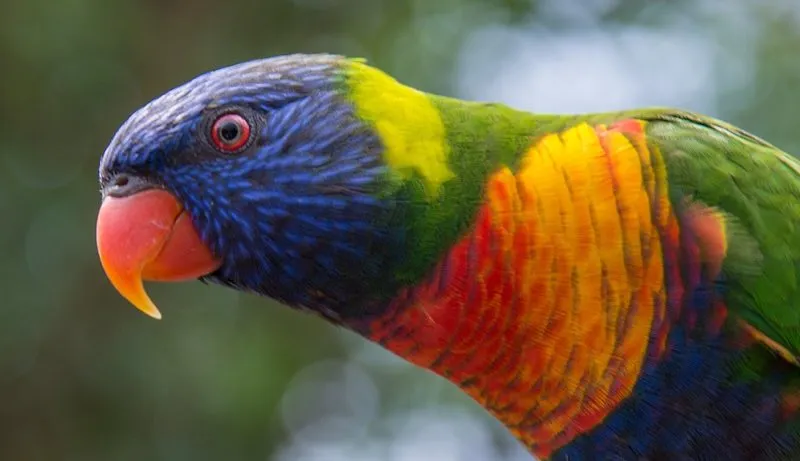
#> input picture parrot.webp, 800 x 461 px, found by its file name
$ python rgbchannel.py
#> lines starting #> are read from the running program, lines starting #| are printed output that depends on the picture; after the words box and inside, x2 and y2 are one past the last pixel; in counts of white or black regions, pixels touching at a corner belong together

import numpy as np
import cv2

img = cv2.imread('parrot.webp')
#> img is the input picture: shape (461, 800, 3); mean B, G, R 67.4, 92.3, 102.2
cv2.imshow('Original Image', img)
cv2.waitKey(0)
#g i.e green parts
hsv = cv2.cvtColor(img, cv2.COLOR_BGR2HSV)
#> hsv: shape (461, 800, 3); mean H, S, V 60.4, 123, 118.1
lower = np.array([40, 0, 55])
upper = np.array([100, 255, 255])
mask = cv2.inRange(hsv, lower, upper)
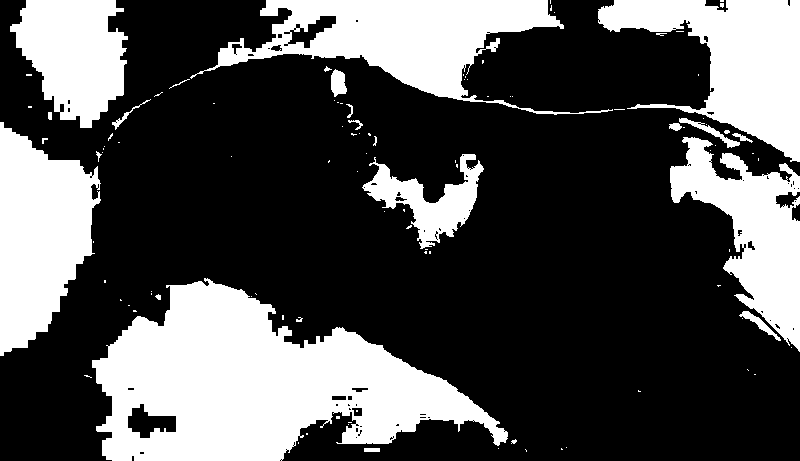
#> mask: shape (461, 800); 32.3% white; 106 white regions (82 under 20 px), largest, box (x1, y1, x2, y2) and area: (92, 278, 508, 461) 41593, (190, 0, 613, 115) 17444, (598, 0, 800, 162) 15959
result = cv2.bitwise_and(img, img, mask=mask)

cv2.imshow('result', result)
cv2.waitKey(0)

image = result.copy()
new_image = image.copy()
gray = cv2.cvtColor(image, cv2.COLOR_BGR2GRAY)
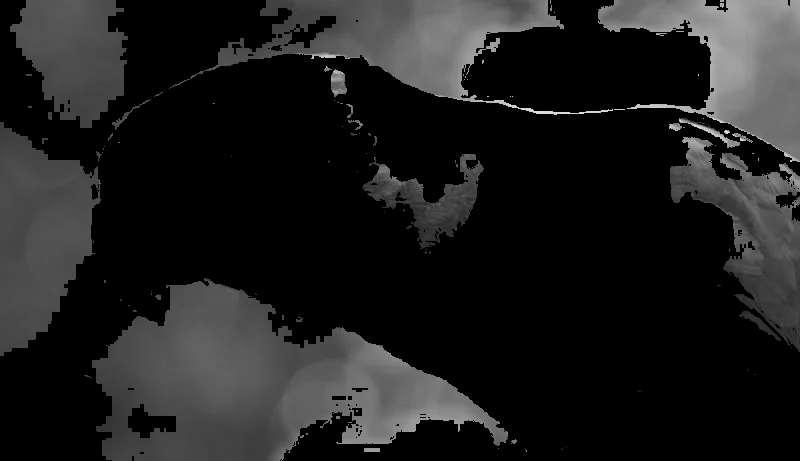
#> gray: shape (461, 800); min 0, max 236, mean 30.3

cv2.imshow('Gray image', gray)
cv2.waitKey(0)
cv2.destroyAllWindows()

# Convert the grayscale image to binary
ret, binary = cv2.threshold(gray, 100, 255,  cv2.THRESH_OTSU)
#> ret = 47
cv2.imshow('Binary image', binary)
cv2.waitKey(0)
cv2.destroyAllWindows()

# To detect object contours, we want a black background and a white
# foreground, so we invert the image (i.e. 255 - pixel value)
inverted_binary = ~binary
#> inverted_binary: shape (461, 800); 67.9% white; 112 black regions (86 under 20 px)
cv2.imshow('Inverted binary image', inverted_binary)
cv2.waitKey(0)
cv2.destroyAllWindows()

# Find the contours on the inverted binary image, and store them in a list
# Contours are drawn around white blobs.
# hierarchy variable contains info on the relationship between the contours
contours, hierarchy = cv2.findContours(inverted_binary,cv2.RETR_TREE,cv2.CHAIN_APPROX_SIMPLE)
#> contours = 235 contours, 190 with area under 20; largest, box (x1, y1, x2, y2) and area: (0, 0, 800, 461) 250916, (361, 153, 485, 248) 4377, (128, 404, 176, 438) 824, (284, 16, 336, 48) 577, (678, 117, 741, 149) 410

# Draw the contours (in red) on the original image and display the result
# Input color code is in BGR (blue, green, red) format
# -1 means to draw all contours
with_contours = cv2.drawContours(image, contours, -1,(255,0,255),3)
cv2.imshow('Detected contours', with_contours)
cv2.waitKey(0)
cv2.destroyAllWindows()

#for b i.e blue
hsv = cv2.cvtColor(img, cv2.COLOR_BGR2HSV)
lower = np.array([110,50,50])
upper= np.array([130,255,255])
mask = cv2.inRange(hsv, lower, upper)
#> mask: shape (461, 800); 9.2% white; 104 white regions (80 under 20 px), largest, box (x1, y1, x2, y2) and area: (98, 68, 377, 281) 27912, (667, 336, 719, 396) 1271, (628, 380, 664, 455) 1126
result = cv2.bitwise_and(img, img, mask=mask)

cv2.imshow('result', result)
cv2.waitKey(0)

image = result.copy()
new_image = image.copy()
gray = cv2.cvtColor(image, cv2.COLOR_BGR2GRAY)

cv2.imshow('Gray image', gray)
cv2.waitKey(0)
cv2.destroyAllWindows()

# Convert the grayscale image to binary
ret, binary = cv2.threshold(gray, 100, 255,  cv2.THRESH_OTSU)
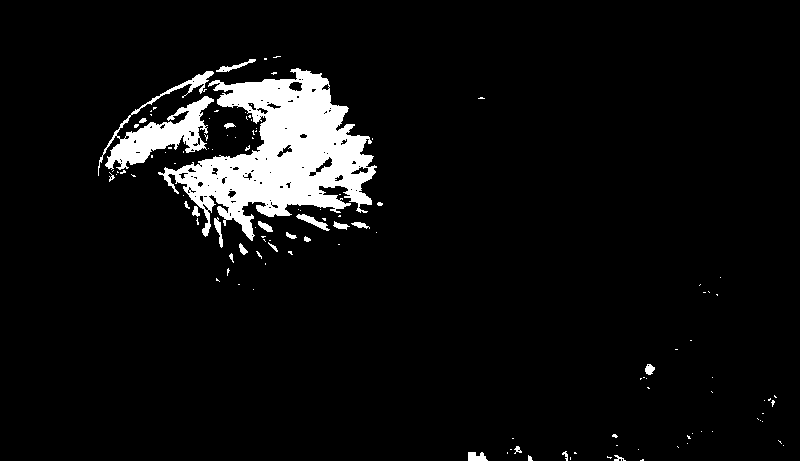
#> binary: shape (461, 800); 6.1% white; 121 white regions (97 under 20 px), largest, box (x1, y1, x2, y2) and area: (158, 68, 377, 241) 16978, (98, 71, 214, 176) 3562, (296, 214, 330, 231) 190
#> ret = 41
cv2.imshow('Binary image', binary)
cv2.waitKey(0)
cv2.destroyAllWindows()

# To detect object contours, we want a black background and a white
# foreground, so we invert the image (i.e. 255 - pixel value)
inverted_binary = ~binary
#> inverted_binary: shape (461, 800); 93.9% white; 121 black regions (97 under 20 px)
cv2.imshow('Inverted binary image', inverted_binary)
cv2.waitKey(0)
cv2.destroyAllWindows()

# Find the contours on the inverted binary image, and store them in a list
# Contours are drawn around white blobs.
# hierarchy variable contains info on the relationship between the contours
contours, hierarchy = cv2.findContours(inverted_binary,cv2.RETR_TREE,cv2.CHAIN_APPROX_SIMPLE)
#> contours = 249 contours, 210 with area under 20; largest, box (x1, y1, x2, y2) and area: (0, 0, 800, 461) 367274, (157, 67, 378, 242) 18510, (104, 95, 215, 171) 3227, (130, 70, 215, 116) 564, (295, 213, 331, 232) 227

# Draw the contours (in red) on the original image and display the result
# Input color code is in BGR (blue, green, red) format
# -1 means to draw all contours
with_contours = cv2.drawContours(image, contours, -1,(255,0,255),3)
cv2.imshow('Detected contours', with_contours)
cv2.waitKey(0)
cv2.destroyAllWindows()

image = result.copy()
new_image = image.copy()
gray = cv2.cvtColor(image, cv2.COLOR_BGR2GRAY)

cv2.imshow('Gray image', gray)
cv2.waitKey(0)
cv2.destroyAllWindows()

# Convert the grayscale image to binary
ret, binary = cv2.threshold(gray, 100, 255,  cv2.THRESH_OTSU)
cv2.imshow('Binary image', binary)
cv2.waitKey(0)
cv2.destroyAllWindows()

# To detect object contours, we want a black background and a white
# foreground, so we invert the image (i.e. 255 - pixel value)
inverted_binary = ~binary
cv2.imshow('Inverted binary image', inverted_binary)
cv2.waitKey(0)
cv2.destroyAllWindows()

# Find the contours on the inverted binary image, and store them in a list
# Contours are drawn around white blobs.
# hierarchy variable contains info on the relationship between the contours
contours, hierarchy = cv2.findContours(inverted_binary,cv2.RETR_TREE,cv2.CHAIN_APPROX_SIMPLE)

# Draw the contours (in red) on the original image and display the result
# Input color code is in BGR (blue, green, red) format
# -1 means to draw all contours
with_contours = cv2.drawContours(image, contours, -1,(255,0,255),3)
cv2.imshow('Detected contours', with_contours)
cv2.waitKey(0)
cv2.destroyAllWindows()

#for r i.e red
hsv = cv2.cvtColor(img, cv2.COLOR_BGR2HSV)
lower = np.array([0,50,50])
upper= np.array([30,255,255])
mask = cv2.inRange(hsv, lower, upper)
#> mask: shape (461, 800); 25.4% white; 60 white regions (36 under 20 px), largest, box (x1, y1, x2, y2) and area: (384, 109, 729, 461) 64601, (76, 185, 220, 322) 9947, (347, 63, 444, 184) 5820
result = cv2.bitwise_and(img, img, mask=mask)
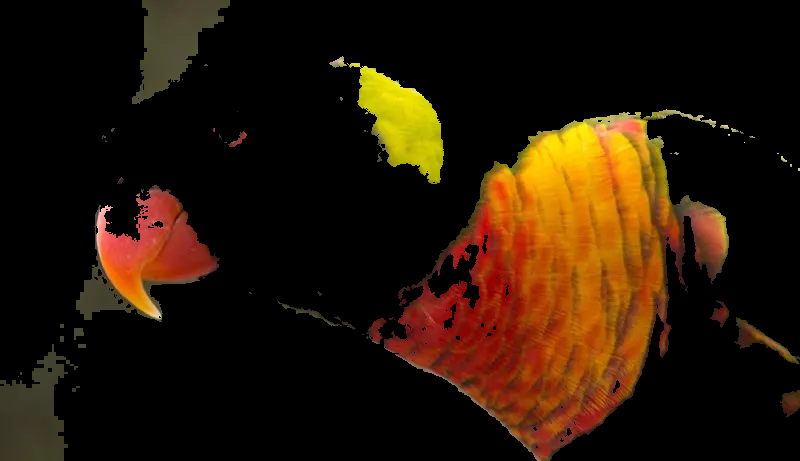
#> result: shape (461, 800, 3); mean B, G, R 5.7, 22, 39.5

cv2.imshow('result', result)
cv2.waitKey(0)

image = result.copy()
new_image = image.copy()
gray = cv2.cvtColor(image, cv2.COLOR_BGR2GRAY)
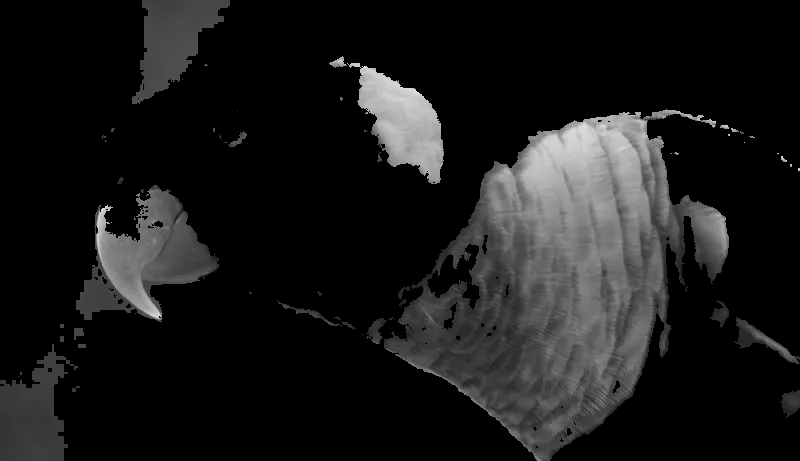
#> gray: shape (461, 800); min 0, max 236, mean 25.4

cv2.imshow('Gray image', gray)
cv2.waitKey(0)
cv2.destroyAllWindows()

# Convert the grayscale image to binary
ret, binary = cv2.threshold(gray, 100, 255,  cv2.THRESH_OTSU)
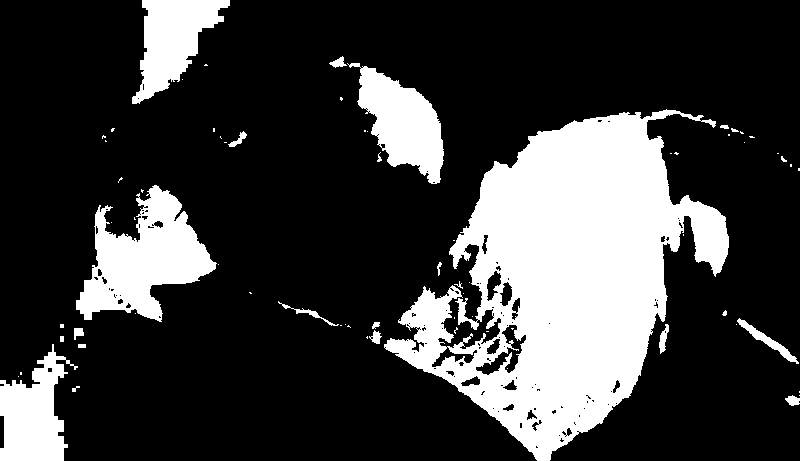
#> binary: shape (461, 800); 23.6% white; 71 white regions (47 under 20 px), largest, box (x1, y1, x2, y2) and area: (384, 109, 729, 461) 59055, (76, 185, 217, 322) 9778, (347, 63, 444, 184) 5820
#> ret = 52
cv2.imshow('Binary image', binary)
cv2.waitKey(0)
cv2.destroyAllWindows()

# To detect object contours, we want a black background and a white
# foreground, so we invert the image (i.e. 255 - pixel value)
inverted_binary = ~binary
#> inverted_binary: shape (461, 800); 76.4% white; 71 black regions (47 under 20 px)
cv2.imshow('Inverted binary image', inverted_binary)
cv2.waitKey(0)
cv2.destroyAllWindows()

# Find the contours on the inverted binary image, and store them in a list
# Contours are drawn around white blobs.
# hierarchy variable contains info on the relationship between the contours
contours, hierarchy = cv2.findContours(inverted_binary,cv2.RETR_TREE,cv2.CHAIN_APPROX_SIMPLE)
#> contours = 217 contours, 174 with area under 20; largest, box (x1, y1, x2, y2) and area: (0, 0, 800, 461) 294785, (75, 184, 218, 323) 10303, (356, 65, 445, 185) 5958, (476, 325, 526, 375) 646, (736, 317, 800, 365) 576

# Draw the contours (in red) on the original image and display the result
# Input color code is in BGR (blue, green, red) format
# -1 means to draw all contours
with_contours = cv2.drawContours(image, contours, -1,(255,0,255),3)
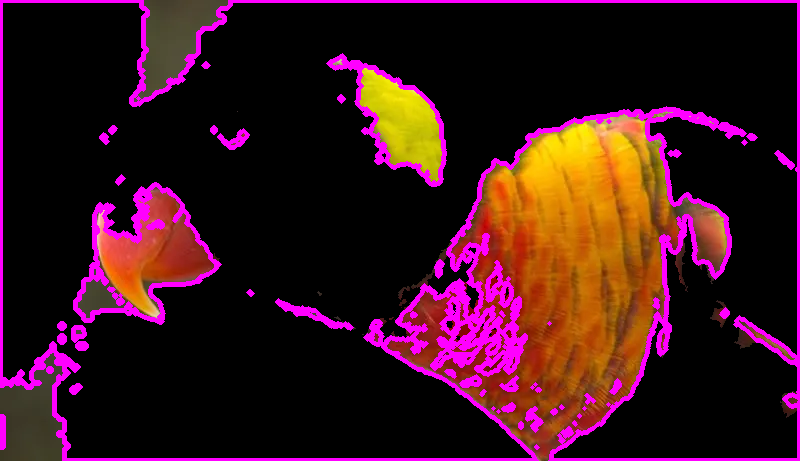
#> with_contours: shape (461, 800, 3); mean B, G, R 28.6, 19.4, 58.5
cv2.imshow('Detected contours', with_contours)
cv2.waitKey(0)
cv2.destroyAllWindows()
